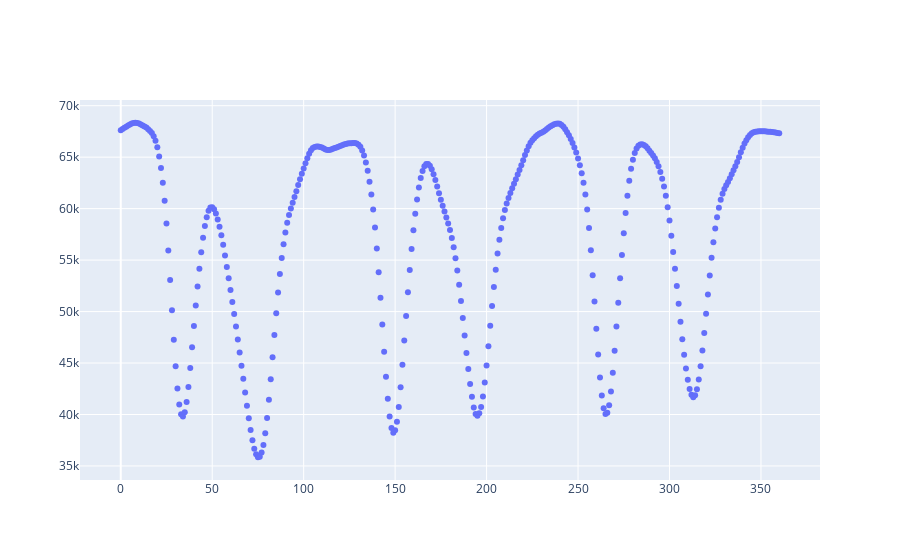

The notebook cell saved with this chart:
### Code cell
fig =go.Figure()
fig.add_traces(go.Scatter(x = df['time'], y = df['r_wrist'], mode="markers", name = 'rx_wrist'))

### Figure 1 — Plotly figure (JSON) as saved in the notebook; plotly's stock layout.template omitted (floating-point values rounded to 4 significant figures; data arrays with more than 128 entries replaced by an {"elided": "..."} marker saying what was removed)
{"data": [{"mode": "markers", "name": "rx_wrist", "type": "scatter", "x": {"elided": "361 int values"}, "y": {"elided": "361 float values"}}], "layout": {}}
